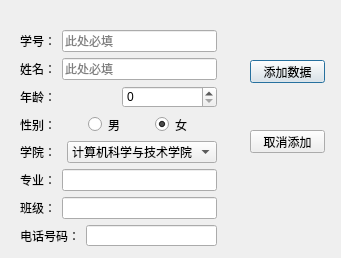
<?xml version="1.0" encoding="UTF-8"?>
<ui version="4.0">
 <class>addstudentdlg</class>
 <widget class="QDialog" name="addstudentdlg">
  <property name="geometry">
   <rect>
    <x>0</x>
    <y>0</y>
    <width>341</width>
    <height>258</height>
   </rect>
  </property>
  <property name="windowTitle">
   <string>Dialog</string>
  </property>
  <widget class="QPushButton" name="pushButton">
   <property name="geometry">
    <rect>
     <x>250</x>
     <y>60</y>
     <width>75</width>
     <height>23</height>
    </rect>
   </property>
   <property name="text">
    <string>添加数据</string>
   </property>
  </widget>
  <widget class="QWidget" name="layoutWidget">
   <property name="geometry">
    <rect>
     <x>20</x>
     <y>30</y>
     <width>197</width>
     <height>216</height>
    </rect>
   </property>
   <layout class="QVBoxLayout" name="verticalLayout">
    <item>
     <layout class="QHBoxLayout" name="horizontalLayout">
      <item>
       <widget class="QLabel" name="label">
        <property name="text">
         <string>学号：</string>
        </property>
       </widget>
      </item>
      <item>
       <widget class="QLineEdit" name="idLineEdit">
        <property name="placeholderText">
         <string>此处必填</string>
        </property>
       </widget>
      </item>
     </layout>
    </item>
    <item>
     <layout class="QHBoxLayout" name="horizontalLayout_2">
      <item>
       <widget class="QLabel" name="label_2">
        <property name="text">
         <string>姓名：</string>
        </property>
       </widget>
      </item>
      <item>
       <widget class="QLineEdit" name="nameLineEdit_2">
        <property name="text">
         <string/>
        </property>
        <property name="placeholderText">
         <string>此处必填</string>
        </property>
       </widget>
      </item>
     </layout>
    </item>
    <item>
     <layout class="QHBoxLayout" name="horizontalLayout_3">
      <item>
       <widget class="QLabel" name="label_3">
        <property name="text">
         <string>年龄：</string>
        </property>
       </widget>
      </item>
      <item>
       <widget class="QSpinBox" name="spinBox"/>
      </item>
     </layout>
    </item>
    <item>
     <layout class="QHBoxLayout" name="horizontalLayout_7">
      <item>
       <widget class="QLabel" name="label_7">
        <property name="text">
         <string>性别：</string>
        </property>
       </widget>
      </item>
      <item>
       <widget class="QRadioButton" name="maleRadioButton">
        <property name="text">
         <string>男</string>
        </property>
       </widget>
      </item>
      <item>
       <widget class="QRadioButton" name="radioButton_2">
        <property name="text">
         <string>女</string>
        </property>
        <property name="checked">
         <bool>true</bool>
        </property>
       </widget>
      </item>
     </layout>
    </item>
    <item>
     <layout class="QHBoxLayout" name="horizontalLayout_8">
      <item>
       <widget class="QLabel" name="label_8">
        <property name="text">
         <string>学院：</string>
        </property>
       </widget>
      </item>
      <item>
       <widget class="QComboBox" name="comboBox">
        <item>
         <property name="text">
          <string>计算机科学与技术学院</string>
         </property>
        </item>
        <item>
         <property name="text">
          <string>外国语学院</string>
         </property>
        </item>
        <item>
         <property name="text">
          <string>城市建筑学院</string>
         </property>
        </item>
        <item>
         <property name="text">
          <string>资源与环境工程学院</string>
         </property>
        </item>
       </widget>
      </item>
     </layout>
    </item>
    <item>
     <layout class="QHBoxLayout" name="horizontalLayout_4">
      <item>
       <widget class="QLabel" name="label_4">
        <property name="text">
         <string>专业：</string>
        </property>
       </widget>
      </item>
      <item>
       <widget class="QLineEdit" name="majorLineEdit_4"/>
      </item>
     </layout>
    </item>
    <item>
     <layout class="QHBoxLayout" name="horizontalLayout_5">
      <item>
       <widget class="QLabel" name="label_5">
        <property name="text">
         <string>班级：</string>
        </property>
       </widget>
      </item>
      <item>
       <widget class="QLineEdit" name="classLineEdit_5"/>
      </item>
     </layout>
    </item>
    <item>
     <layout class="QHBoxLayout" name="horizontalLayout_6">
      <item>
       <widget class="QLabel" name="label_6">
        <property name="text">
         <string>电话号码：</string>
        </property>
       </widget>
      </item>
      <item>
       <widget class="QLineEdit" name="phoneLineEdit_6"/>
      </item>
     </layout>
    </item>
   </layout>
  </widget>
  <widget class="QPushButton" name="pushButton_2">
   <property name="geometry">
    <rect>
     <x>250</x>
     <y>130</y>
     <width>75</width>
     <height>23</height>
    </rect>
   </property>
   <property name="text">
    <string>取消添加</string>
   </property>
  </widget>
 </widget>
 <resources/>
 <connections/>
</ui>
